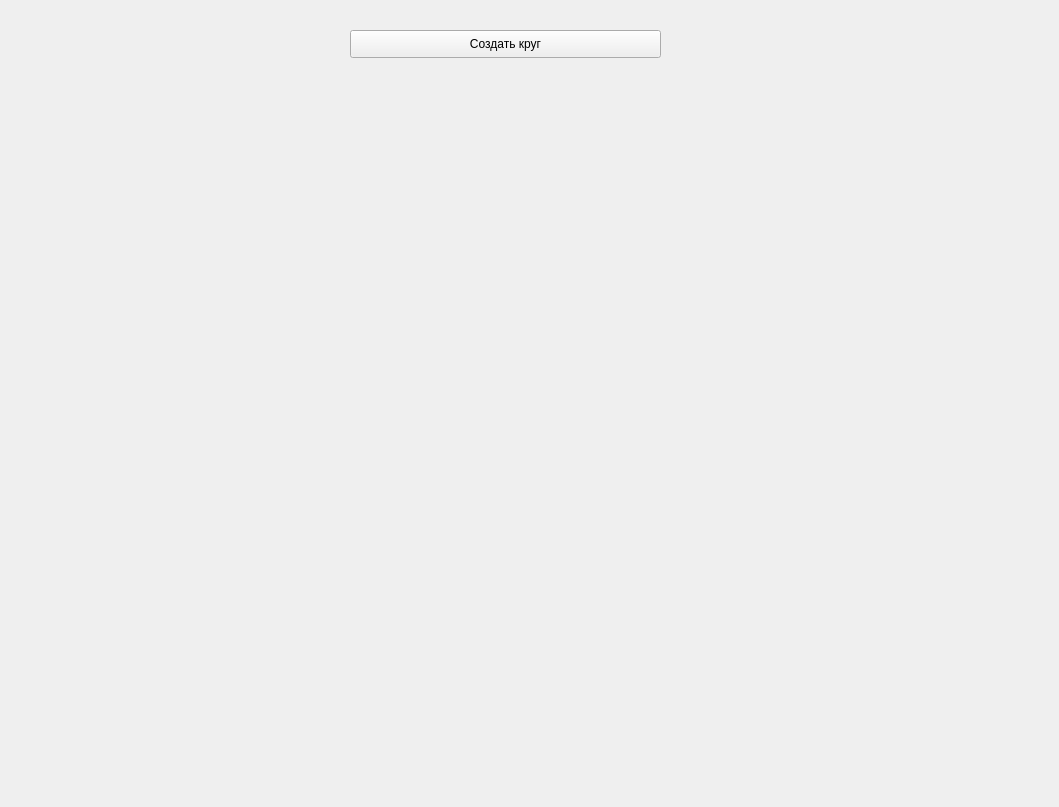
<?xml version="1.0" encoding="UTF-8"?>
<ui version="4.0">
 <class>Form</class>
 <widget class="QWidget" name="Form">
  <property name="geometry">
   <rect>
    <x>0</x>
    <y>0</y>
    <width>1059</width>
    <height>807</height>
   </rect>
  </property>
  <property name="windowTitle">
   <string>Git и желтые окружности</string>
  </property>
  <widget class="QPushButton" name="btn">
   <property name="geometry">
    <rect>
     <x>350</x>
     <y>30</y>
     <width>311</width>
     <height>28</height>
    </rect>
   </property>
   <property name="text">
    <string>Создать круг</string>
   </property>
  </widget>
 </widget>
 <resources/>
 <connections/>
</ui>
